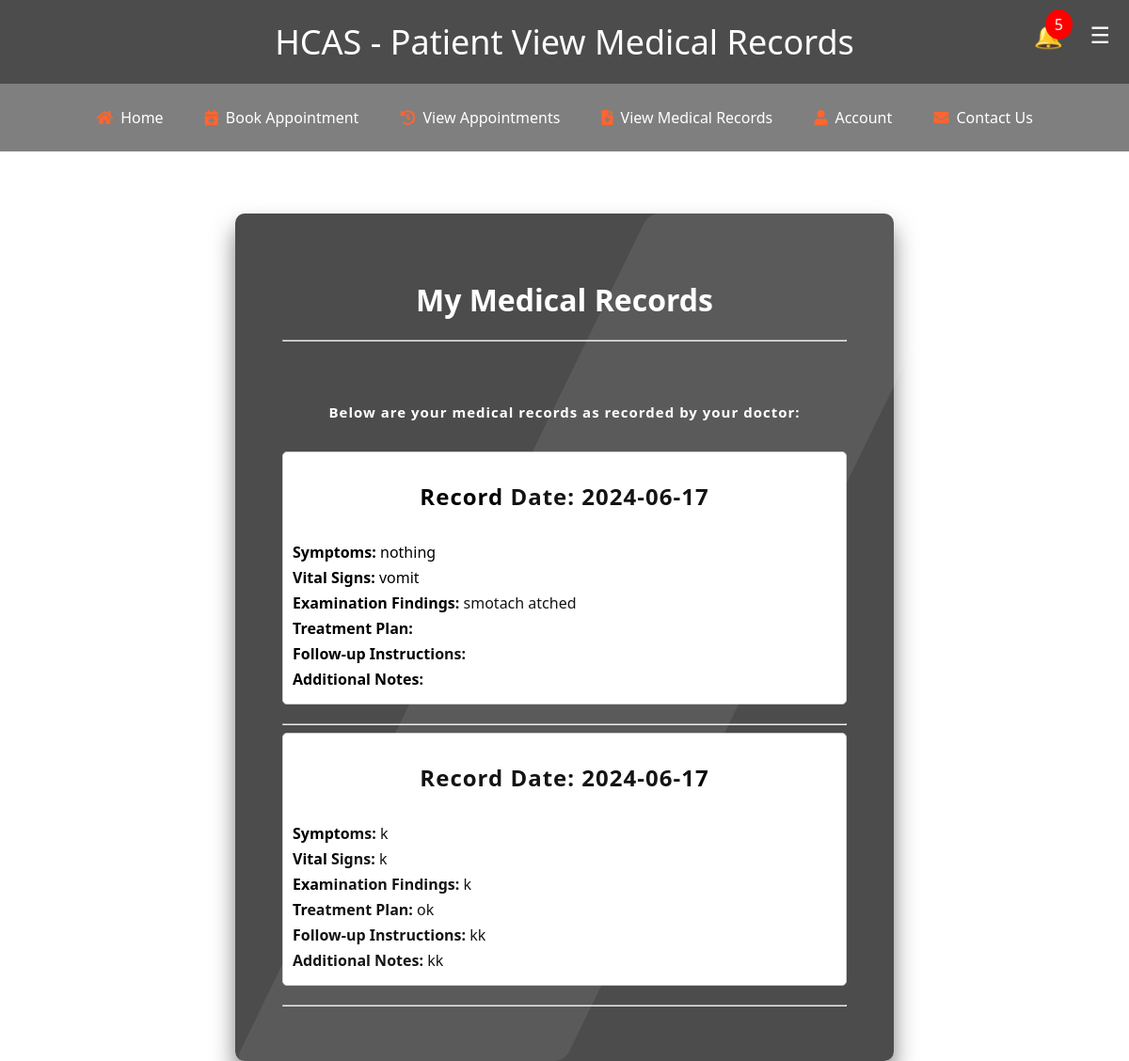
The app's page /view_medical_records.php (signed in) with its own data.
### tables this page shows
CREATE TABLE `medical_records` (
  `medical_record_id` int(11) NOT NULL,
  `patient_id` int(11) DEFAULT NULL,
  `record_date` date NOT NULL,
  `symptoms` text DEFAULT NULL,
  `vital_signs` text DEFAULT NULL,
  `examination_findings` text DEFAULT NULL,
  `treatment_plan` text DEFAULT NULL,
  `follow_up_instructions` text DEFAULT NULL,
  `notes` text DEFAULT NULL
);

### view_medical_records.php (the view, shortened to what this page needs)
<?php
include '../config.php';
$patient_id = $_SESSION['patient_id'];
$sql_medical = "SELECT * FROM medical_records WHERE patient_id = ? ORDER BY record_date DESC";
$stmt_medical = $conn->prepare($sql_medical);
$stmt_medical->bind_param("i", $patient_id);
$stmt_medical->execute();
$result_medical = $stmt_medical->get_result();
?>
<!DOCTYPE html>
<html lang="en">
<head>
	    	    <link rel="stylesheet" href="https://cdnjs.cloudflare.com/ajax/libs/font-awesome/6.4.0/css/all.min.css">
    <link rel="stylesheet" href="https://cdnjs.cloudflare.com/ajax/libs/font-awesome/5.15.4/css/all.min.css" />
        </head>
<body>
    <header>
        HCAS - Patient View Medical Records
    </header>
   <nav>
        <a href="user_home.php"><i class="fas fa-home"></i>Home</a>
        <a href="book_appointment.php"><i class="fas fa-calendar-plus"></i>Book Appointment</a>
        <a href="booking_history.php"><i class="fas fa-history"></i>View Appointments</a>
        <a href="view_medical_records.php"><i class="fas fa-file-medical"></i>View Medical Records</a>
        <a href="profile.php"><i class="fas fa-user"></i>Account</a>
        <a href="contact_us.php"><i class="fas fa-envelope"></i>Contact Us</a>
	</nav>
    <div id="notification-bell">
        <span id="notification-count">5</span>
    </div>
      <div id="sidebar">
        <a href="logout.php">SignOut<a>
    </div>
	  <div id="menu-icon">&#9776;</div>
</body>
</html>
    <div class="login-wrapper">
	<div class="form">
        <h1>My Medical Records</h1>
		             <hr>
<br>
        <?php
        if ($result_medical->num_rows > 0) {
		echo "<h6>Below are your medical records as recorded by your doctor:</h6>";
            while ($row = $result_medical->fetch_assoc()) {
                echo "<div class='medical-record'>";
                echo "<h2>Record Date: " . htmlspecialchars($row['record_date']) . "</h2>";
                echo "<p><strong>Symptoms:</strong> " . htmlspecialchars($row['symptoms']) . "</p>";
                echo "<p><strong>Vital Signs:</strong> " . htmlspecialchars($row['vital_signs']) . "</p>";
                echo "<p><strong>Examination Findings:</strong> " . htmlspecialchars($row['examination_findings']) . "</p>";
                echo "<p><strong>Treatment Plan:</strong> " . htmlspecialchars($row['treatment_plan']) . "</p>";
                echo "<p><strong>Follow-up Instructions:</strong> " . htmlspecialchars($row['follow_up_instructions']) . "</p>";
                echo "<p><strong>Additional Notes:</strong> " . htmlspecialchars($row['notes']) . "</p>";
                echo "</div>";
                echo "<hr>";
            }
        } else {
            echo "<p>No medical records found.</p>";
        }
        ?>
    </div>
	</div>
</body>
</html>

### view_medical_records.php (style rules this page uses)
body { font-family: 'Segoe UI', Tahoma, Geneva, Verdana, Times; margin: 0; padding: 8; background-image: url('../image/color1.jpg'); background-size: cover; background-position: center; background-attachment: fixed; }
header { background: rgba(0, 0, 0, 0.7); color: #fff; padding: 20px; text-align: center; font-size: 36px; font-family: 'Segoe UI', Times, Geneva, Verdana, sans-serif; }
nav { background: rgba(0, 0, 0, 0.5); overflow: hidden; padding: 15px 0; text-align: center; }
nav a { display: inline-block; color: #fff; text-align: center; padding: 10px 20px; text-decoration: none; transition: all 0.3s ease; border-radius: 4px; }
nav i { color: #ff652f; margin-right: 8px; }
#sidebar { height: 100%; width: 0; position: fixed; top: 0; right: 0; background-color: rgba(0, 0, 0, 0.8); overflow-x: hidden; transition: 0.5s; padding-top: 60px; text-align: left; }
#sidebar a { padding: 15px 20px; text-decoration: none; font-size: 18px; color: #fff; display: block; transition: 0.3s; }
#menu-icon { display: block; position: fixed; top: 20px; right: 20px; cursor: pointer; z-index: 2; font-size: 24px; color: #fff; }
#notification-bell { position: absolute; top: 20px; right: 70px; cursor: pointer; }
#notification-bell:before { content: "\1F514"; font-size: 25px; }
#notification-count { background-color: red; color: white; border-radius: 70%; padding: 5px 10px; position: absolute; top: -10px; right: -10px; }
.login-wrapper { width: 100vw; display: flex; justify-content: center; align-items: center; }
.form { position: relative; width: 100%; max-width: 600px; padding: 50px 50px 50px; background: rgba(0, 0, 0, 0.7); border-radius: 10px; color: #fff; box-shadow: 0 15px 25px rgba(0, 0, 0, 0.5); color: black; }
.medical-record { margin-bottom: 20px; padding: 10px; background-color: #fff; border: 1px solid #ccc; border-radius: 5px; color: black; }
h6 { font-size:15px; text-align: center; letter-spacing: 1px; margin-bottom: 2rem; color: white; }
.medical-record p { margin: 5px 0; }
.form::before { content: ""; position: absolute; top: 0; left: 0; width: 50%; height: 100%; background: rgba(255, 255, 255, 0.08); transform: skewX(-26deg); transform-origin: bottom left; border-radius: 10px; pointer-events: none; }
h2 { text-align: center; letter-spacing: 1px; margin-bottom: 2rem; color: black; }
h1 { text-align: center; color: white; font-size: 2rem; margin-top: 20px; }

### records on screen
medical_records: record_date "2024-06-17", symptoms "nothing", vital_signs "vomit", examination_findings "smotach atched"
medical_records: record_date "2024-06-17", symptoms "k", vital_signs "k", examination_findings "k", treatment_plan "ok", follow_up_instructions "kk", notes "kk"
